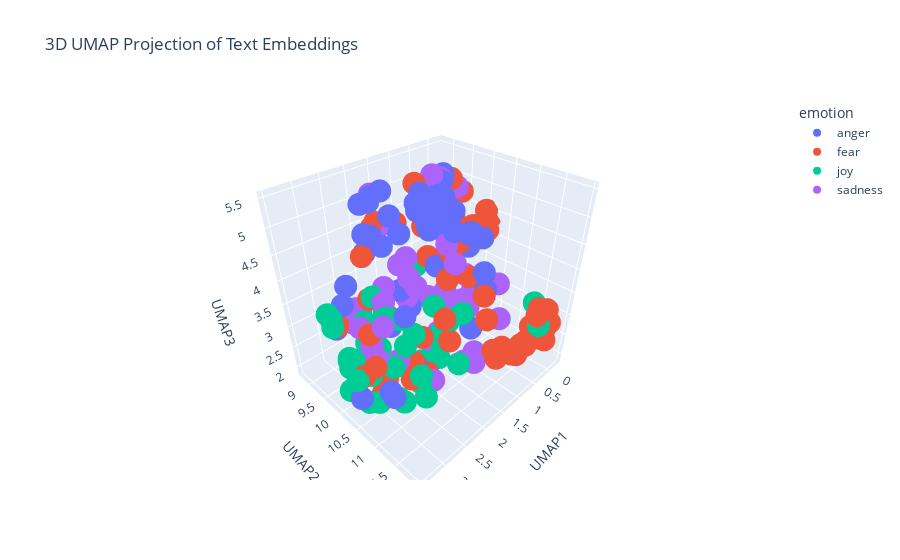

Notebook code cell kept with this figure:
### Markdown cell above
---
##### <a id='toc1_5_8_1_1_'></a>[**>>> Exercise 4 (Take home):**](#toc0_)

Apply UMAP to the same embeddings to reduce the dimensionality to 3D vectors and plot the 3D graph, discuss the differences and similarities with the 2D graph.

### Code cell
# Answer here
# UMAP 3D
reducer_3d = umap.UMAP(n_components=3, metric='cosine', random_state=28)
embedding_3d = reducer_3d.fit_transform(X_embeddings)

# DataFrame cho plot
df_plot_3d = pd.DataFrame(embedding_3d, columns=['UMAP1', 'UMAP2', 'UMAP3'])
df_plot_3d['emotion'] = combined_df['emotion']
df_plot_3d['intensity'] = combined_df['intensity']
df_plot_3d['text'] = combined_df['text']

# 3D scatter plot
fig_3d = px.scatter_3d(
    df_plot_3d,
    x='UMAP1',
    y='UMAP2',
    z='UMAP3',
    color='emotion',
    hover_data=['text', 'intensity'],
    title='3D UMAP Projection of Text Embeddings'
)
fig_3d.show()

### Figure 1 — Plotly figure (JSON) as saved in the notebook; plotly's stock layout.template omitted (floating-point values rounded to 4 significant figures)
{"data": [{"customdata": [["@rabpeel snap, seems to be a problem here", 0.375], ["@LynneGarrison yeah, I've only seen that floated online as a theory, it was probably made up by a bitter stan. I ignore pets v vets crap too", 0.562], ["im on holiday for the next round, fuming!", 0.562], ["😳The intensity that @sydneyswans play at is extraordinary #relentless #AFLCatsSwans #AFLFinals 🏉👏🏿", 0.292], ["When you forget to mention you were bought dreamboys tickets 🙄😂 ", 0.354], ["It's weird because I was discussing sex resentment and confusion in the thing I was writing last night.", 0.438], ["I was going to say that Rooney is a shadow of his former self but I don't want to offend any shadows. #NTFCvMUFC", 0.396], ["@BigBrother__USA she is just jealous and a cry baby! #bitter #gladsheisgone #crybaby", 0.571], ["I forgot about this nice area down here with the fiery hearths", 0.25], ["I believe women are more fiery because once a month they go through struggle and struggle is what develops a strong character.", 0.417], ["So angry I wanna cry😢😢😢", 0.75], ["@RealBD_ @ReyesAverie 47 unarmed blacks killed by white cops in 2015. That many die every month in Chicago wheres the #outrage", 0.646], ["follow my girl tiff she only got 3 followers💖💘💖💘💘 @00tiffanyr", 0.188], ["my momma irritate me asking all these questions like gone 😤", 0.417], ["So Rangers v Celtic ll ", 0.229], ["I don't mean to offend anyone, but 93.7 literally blames everything on white people. In some cases it's true, but a lot of times, it's not", 0.458], ["Making my buddy cry !! Bitch wait for revenge 🤗👌🏻", 0.812], ["Worst juror ever? Michelle. You were Nicole's biggest threat. #bitter #bb18", 0.729], ["@ToddDoug @Ziggomattic Yeah, this actually supports why I tweeted in this thread initially. Because of the article's righteous indignation.", 0.396], ["never #make a decision when you are .. #angry &gt;_&lt; .... and never make a #promis when you are #happy :) :*", 0.521], ["@voguemagazine, did you not learn from @FreePeople 's viral insult to ballet? Stop trying to wrongfully stick models into pointe shoes 🙄", 0.479], ["Still can't log into my fucking Snapchat #Snapchat ", 0.771], ["@donna_bellav @SoniaRayS @gig_aholic He looks especially lovely. Sadly, I do not *removes potentially indignant Mr D from convo*", 0.417], ["Ever put your fist through your laptops screen? If so its time for a new one lmao #rage #anger #hp", 0.646], ["im so mad about power rangers. im incensed. im furious.", 0.667], ["That is at least the 3rd time the balls been burst in our games", 0.375], ["Absolutely raging at the changes to CAS, what a joke", 0.604], ["@serendipity127_ @zombiecalorie @Angel_Eyes66 I'm sensing a theme here tho lol #angry", 0.542], ["I've been wanting salty fries from McDonald's since yesterday and I'm burning my fingers eating them bc these shits 🔥🔥🔥", 0.396], ["I don't even #feel #anger anymore can't explain it .. #Tulsa #Charlotte #Trayvon #SandraBland #Philando #Ferguson #BatonRouge #MichaelBrown", 0.479], ["#india will take #revenge  by making 3 new movies like #phantom and they will be like #ghus_k_maren_ge this is how indian army take revenge", 0.5], ["@thomeagle Just to help maintain and boost our status as a world class centre for education, culture and tolerance. #outrage", 0.438], ["@RealJeffsdomain Wolfpack theme and trons and sting wore the wolf shirt", 0.312], ["Bes! You don't just tell a true blooded hoopjunkie to switch a f*c@n' team that juz destroyed your own team. You juz don't! #insult", 0.891], ["I get so angry at people that don't know that you don't have a stop sign on Francis and you do at Foster #road #rage", 0.688], ["Yet we still have deaths, road rage, &amp; violations on the road, despite a widely accepted concept of 'personal accountability' while driving", 0.521], ["@sebbyD27850 both are nonsensical. If there's injustice against blacks, why add to it by destroying black property. It's misdirected anger", 0.69], ["@tamriiel I was talking about further in the expansion, with more gear - fury always does well towards the end", 0.441], ["@DJ_JeanFranko growl!!!", 0.5], ["@Yoshi_OnoChin can you please not have Canadian players play US players, that lag  is atrocious. #fixthisgame #trash #sfvrefund ", 0.646], ["@ZubairSabirPTI  pls dont insult the word 'Molna'", 0.479], ["Sorry guys I have absolutely no idea what time i'll be on cam tomorrow but will keep you posted. #fuming", 0.417], ["Lol little things like that make me so angry x", 0.604], ["[ @HedgehogDylan ] *she would frown a bit, folding her arms* 'why is it that every time I'm in need of assistance someone expects a lil **", 0.5], ["@komal_sidhnani true...\\nThey r burning with other's pleasure!\\nPpl in true love happiness everywhere _😃", 0.312], ["For the first time in my madden career I just set up a farm account. Should make MOTM much easier", 0.271], ["Sometimes I get mad over something so minuscule I try to ruin somebodies life not like lose your job like get you into federal prison #anger", 0.646], ["Anger, resentment, and hatred are the destroyer of your fortune today.", 0.396]], "hovertemplate": "emotion=anger<br>UMAP1=%{x}<br>UMAP2=%{y}<br>UMAP3=%{z}<br>text=%{customdata[0]}<br>intensity=%{customdata[1]}<extra></extra>", "legendgroup": "anger", "marker": {"color": "#636efa", "symbol": "circle"}, "mode": "markers", "name": "anger", "scene": "scene", "showlegend": true, "type": "scatter3d", "x": [1.798, 0.9804, 1.02, 3.086, 2.56, 1.084, 0.383, 0.6325, 3.17, 3.147, 1.371, 2.036, 2.01, 1.358, 0.6432, 2.013, 1.298, 0.5688, 2.158, 1.695, 0.08939, 0.4761, 2.303, 1.55, 1.197, 1.175, 0.9413, 2.094, 1.051, 1.851, 1.45, 2.085, 2.882, 1.125, 1.72, 1.958, 1.996, 2.263, 2.942, 0.3512, 2.106, 0.7506, 1.62, 1.126, 3.47, 1.446, 1.584, 1.474], "y": [9.698, 9.84, 10.13, 9.463, 10.7, 11.13, 9.418, 9.247, 11.0, 11.06, 10.38, 9.02, 10.31, 10.61, 9.631, 9.241, 9.845, 9.328, 9.418, 10.43, 9.873, 10.51, 10.0, 10.49, 10.22, 9.838, 10.22, 10.09, 10.71, 9.377, 9.83, 9.114, 9.613, 9.568, 10.09, 9.704, 9.277, 9.846, 9.523, 10.13, 9.119, 10.82, 10.44, 10.89, 10.61, 9.579, 10.45, 10.26], "z": [3.447, 3.681, 4.75, 3.141, 3.819, 3.809, 5.228, 4.206, 2.8, 2.698, 5.217, 5.026, 2.136, 4.848, 5.22, 5.133, 5.053, 4.135, 4.616, 5.196, 3.764, 4.35, 3.059, 5.147, 5.266, 4.518, 4.94, 4.888, 4.702, 5.32, 4.976, 4.499, 4.031, 5.119, 5.293, 5.02, 5.233, 4.63, 3.618, 4.273, 4.128, 3.871, 5.149, 2.851, 2.574, 2.82, 5.495, 5.378]}, {"customdata": [["I get so nervous even thinking about talking to ****** I wanna die", 0.979], ["@NativeApprops @SBShear @HuffingtonPost Shew. That was ", 0.188], ["#Aleppo city is burning. The head of #terrorism #Assad regime &amp; #Russia are bombarding the city right now with #whitephosphrus #bombs !", 0.729], ["Don't #worry if you're not the best , if you are doing something you #love , you're heading in right direction ...", 0.104], ["@EurekaForbes U got to b kidding me. Anu from your firm responded  when I sent the contact details. #terrible #customerexperience", 0.521], [".@Tolumanda love it! so true. As @Deedeey_ taught me, fear can be an illusion. #coaching #fear #courage", 0.354], ["Some questions you get on Twitter make you want to despair. We've been so battered. We complain but aren't convinced things could be better.", 0.66], ["@ltsukis im love you, even if you bully me sadly", 0.354], ["Tomorrow is going to be a challenge, I have to talk at a freshers fair to STRANGERS 😁and pick up my new flat keys #anxiety", 0.7], ["So not pumped for this interview ", 0.625], ["And I would advise that everyone wait to watch @KevinCanWaitCBS ,or actually don't wait, just don't even watch it because it is #awful", 0.229], ["@JogglingDroid @BrancoCarmine @Otto_English yeah, #UK was quite the #bully", 0.536], ["Omg he kissed her🙈  #w", 0.062], ["@komaebun He just has that way of thinking, he wants absolute hope born from absolute despair.", 0.583], ["Didn't concede yet but having a nightmare at the back #MUFC", 0.625], ["@cstonehoops Gonzaga not listed in the article but at 65/1 they have tremendous value, they are top10 team for sure, got everything you want", 0.271], ["@Montel_Williams If this ban goes through, it will harm so many people, disabled veterans, people who have #chronicpain,  #iamkratom", 0.685], ["I dread math 😴", 0.771], ["Going to get myself a copy of @StephenKing's CUJO for an upcoming project that I can't talk about just yet. #horror #amwriting", 0.5], ["Rojo is shocking.......absolutely shocking !!!", 0.625], ["@kevinrouth Now that's what I call a gameface! #gameface  #intimidate", 0.458], ["#Trump is #afraid of the big, bad #Hillary. #election #PresidentialDebate #PresidentialElection2016 #orangehitler #skip #hide #coward ", 0.5], ["Every year I go to universal studios to horror nights as a 3rd wheel lol 😊😂", 0.25], ["@RealMichaelKay Annoys me to about the Ortiz tribute too, how would the Oriole fans and organization feel if Yanks did that to them? ", 0.333], ["6. 5 minutes to perform and I'm #nervous I wish these noises would stop #handicapped #annoyed", 0.875], ["It's simple I get after two shots of espresso 'Grande, decaf, 130 degrees soy americano with extra foam' #barista ", 0.125], ["Got to be up in 4 hours to go back to work #cantsleep #excited #nervous", 0.7], ["I lost my blinders .... #panic", 0.975], ["Jorge deserves it, honestly. He's weak. #revolting #90dayfiance", 0.229], ["Bloody hell Pam, calm yourself down. But could have sworn something black &amp; hairy just ran across the carpet, #perilsoflivingalone #nervous", 0.729], ["Just feel awkward that I'm being timid to everyone.", 0.646], ["@CBCNews Canada should be a driving force of democracy freedom rights - instead we help #dictator #misogyny #Sharia #Islam #terror #polygamy", 0.521], ["my alarm clock was ringing this morning n my flatmate knocked on my door and asked if i set anything on fire or if i'm burning alive :) :):)", 0.417], ["Everyday gay panic is STUNNING: I drew 1 guy's att'n to it when he blocked up a toilet stall's cracks w/paper towels. TOTAL INCOMPREHENSION.", 0.562], ["Just had a massive argument with my alarm today... I didn't want to get up. I don't know how we're going to fix this by tomorrow morning 😕", 0.667], ["@LakersTakeover it ain't that serious. #HOUvsNE #awful #igotbetterthingstodotonightthandie", 0.466], ["Don't let fear hold you back from being who you want to be. Use it's power to push you towards your goals. No more fear, just action. #fear", 0.292], ["My view of the human being is as a dynamic expression of the Cosmos we exist within #humanism ", 0.271], ["My mind always seems to work its best at night ", 0.188], ["Season 3 of penny dreadful is on Netflix...well my afternoon is filled", 0.375], ["@Delta stuck on runway after being diverted to Fargo. Continuously told just 10 more mins for the past 4 hours. No food/water offered ", 0.521], ["@TiganVarcolac &lt; feel this precious pleasure. 'Harder..' He whispered almost breathless and his index finger stroked along his waistband &gt;", 0.312], ["Did you know I specialise in #anxiety  and #panic attacks? Get in touch for all of my solutions for you. #Coventry", 0.396], ["#start ur day wit a smile\\n#buviobby", 0.167], ["@WunderlistHelp are you guys still down? When can we go up? ", 0.312], ["I want to slide into the dms but im too fucking shy #shy", 0.667], ["If you get called #shy this means you are #considered.Turn those #negatives to #positives Quote #MarnieMcCormack from @jpmorgan #womenintech", 0.5], ["2,034 words today #amwriting #horror #novel 42,080 'Magnitude' total so far. 25Kish to go.", 0.351], ["That old lady is cray cray #scared #BellaIsSoCute  #Empire", 0.5], ["#BB18 Michelle crying  again #shocking #bitter He's  just not that into you 😢#TeamNicole", 0.521], ["The radio just told me Lady GaGa is going country, which is like if the Beatles decided to do opera singing for their final albums #awful", 0.375], ["@CesarSampao @thisisbolton don't get me started on town centre. Used to go every week.... not been for 18 months #horrible", 0.479], ["So about 18mths ago i signed up to @Lumo_Energy for their @VirginAustralia / Velocity FF deal. 18 months in still no FF points #shocking", 0.479], ["Another fun fact: i am afraid", 0.667], ["@madhav_pastey moral of the story, never check mails in the night. PS. Most notices have nothing much to worry about. @ashwinikn", 0.354], ["@SAHARTHERAPPER I unfollowed without hesitation &lt;3", 0.229], ["T5ylw ansh a79l shy 7lw mn wayed nas fe whatsapp", 0.271], ["Staff on @ryainair FR1005. Asked for info and told to look online. You get what you pay for. #Ryanair @STN_Airport #Compensation #awful", 0.271], ["@JeffersonLake speaking of ex cobblers, saw Ricky Holmes at Charlton last week.. tracking back &amp; defending... I dread seeing Gorre on ball..", 0.417], ["I have been seeing terrible terrible prescriptions this week. What's going on?", 0.438], ["⊰ @FrameOfAnAngel ⊱ \\n\\n+ Of them. I'm here for answers, and if I scare her to death, there won't be answers for me. \\n\\nSo instead, I just +", 0.583], ["So about 18mths ago i signed up to @Lumo_Energy for their @VirginAustralia / Velocity FF deal. 18 months in still no FF points ", 0.271], ["Hillary Clinton looked the other way to the Saudi war on women and their terror financing because they bought her off.", 0.479], ["@All4 is the android app it designed to be buggy and work sporadically on a fire TV box? #shocking", 0.52]], "hovertemplate": "emotion=fear<br>UMAP1=%{x}<br>UMAP2=%{y}<br>UMAP3=%{z}<br>text=%{customdata[0]}<br>intensity=%{customdata[1]}<extra></extra>", "legendgroup": "fear", "marker": {"color": "#EF553B", "symbol": "circle"}, "mode": "markers", "name": "fear", "scene": "scene", "showlegend": true, "type": "scatter3d", "x": [-0.0609, 2.538, 1.608, 1.941, 0.02138, 0.711, 1.014, 1.872, 0.1088, -0.01796, 0.3279, 2.356, 3.139, 2.547, 0.2755, 1.923, 0.4163, 0.06849, 1.397, 0.0987, 3.091, 1.068, 2.448, 1.091, 0.04926, 2.591, 0.2203, 0.422, 0.484, 0.5413, 0.009842, 1.75, 2.091, 0.4069, 1.281, 0.9982, 0.4648, 2.793, 0.9935, 1.857, -0.08104, 3.214, 0.2161, 3.243, 0.7467, -0.1081, 0.2884, 1.265, 0.7057, 0.6848, 0.5558, 0.4417, -0.1962, 0.1884, 0.7737, 2.078, 0.04421, -0.1542, 0.3074, 0.9436, 1.139, -0.2409, 1.669, -0.192], "y": [11.74, 9.744, 8.764, 10.53, 9.893, 11.57, 10.17, 10.5, 11.79, 11.65, 9.856, 9.393, 10.52, 10.11, 9.527, 9.48, 9.536, 11.63, 11.63, 9.654, 9.54, 8.794, 10.97, 9.39, 11.79, 10.86, 11.97, 11.81, 9.155, 11.78, 11.61, 8.828, 11.13, 11.83, 11.26, 9.627, 11.59, 10.27, 11.14, 11.03, 10.19, 10.7, 11.74, 10.41, 10.48, 11.51, 11.41, 11.71, 11.82, 9.17, 9.78, 9.768, 10.03, 11.91, 11.31, 10.35, 11.44, 10.08, 9.489, 10.19, 11.52, 10.09, 8.748, 10.04], "z": [2.625, 3.656, 4.461, 1.885, 4.207, 2.371, 3.545, 1.936, 2.898, 3.053, 3.955, 4.283, 3.683, 2.0, 5.139, 2.77, 3.348, 2.858, 2.952, 4.871, 3.259, 4.246, 3.49, 5.238, 3.186, 2.562, 3.086, 3.265, 4.483, 3.07, 2.36, 4.286, 3.742, 3.417, 3.852, 3.806, 2.457, 1.906, 3.115, 3.08, 4.184, 3.168, 2.768, 2.777, 3.622, 2.259, 1.965, 2.99, 2.839, 4.17, 3.79, 4.503, 4.333, 2.608, 2.185, 2.244, 2.078, 4.182, 5.115, 4.08, 2.521, 4.361, 4.325, 4.51]}, {"customdata": [["@_stfukohle it's ok champ you'll make it I'm cheering you on from a far", 0.6], ["I #rejoice in following your statutes as one rejoices in great riches. -Psalm 119:14 #TheBible", 0.434], ["Watch this amazing live.ly broadcast by @izzybuzy365 #lively #musically", 0.51], ["Loved @Bethenny independence msg on @WendyWilliams, be happy &amp; fulfilled within yourself &amp; positivity will flock to you  #independent", 0.583], ["Taguchi engineering fashionable hale and hearty little game optimization: MqnAOcU", 0.462], ["Trying to loveee somebody, just wanna love somebody right now, guess there's just no pleasing me", 0.354], ["i bet dat dog eating name brand cheerios. cant relate. i eat cheery O's", 0.312], ["@philjame5 @spoke_bros wow! that looks bright", 0.438], ["Tonight my top delight was a Skein of Geese flying about 1 foot above me as I swam in #Windermere. Breeze dropped &amp; it became like glass.", 0.544], ["I love when my dog is playful, but he really just scratched my face while flailing his paws in excitement and almost tore my nose ring out", 0.333], ["Knowing how to cook is invaluable, what's even better is that even in a 400 sq ft place, I have wide and hearty homestyle egg noodles.", 0.562], ["second day on the job and i already got a 45 dollar tip from a dude whose was constantly twitching his eye LOLOLOL ", 0.812], ["@gatewaypundit Mostly animated audience I'd bet...green sceen folk...the ones that don't need air..!", 0.34], ["Time to go hit up the library - I have a lovely PILE of book reservations to collect this morning... #glee #books #reading", 0.66], ["At the regular cheerfulness of any emotion, her own supper, and to give the ladies were soon as they have been entirely at", 0.38], ["A good thing about being sick is that coughing is like an ab workout. Maybe my abs will be more defined by the time I'm better 😂😅 ", 0.44], ["#Arts create richness &amp; liveliness in our society, continues through educational &amp; social benefits, and only ends with the economic", 0.417], ["Only Geo is capable of cheering me up❤️❤️❤️", 0.604], ["@PriiiincesssE thanks for distracting me from my paper to watch this hilarious video 😂", 0.708], ["i mean i guess most of the mean ones are treated as like playful but i want to support yoosung without dating him ;___;", 0.32], ["@TiburonChamber plus a hearty pour of #yachtrock by #mustacheharbor !", 0.5], ["@TampaBayRay I cried with laughter.", 0.66], ["Positive #psychology research shows salespeople who score in the top 10% for #optimism have 88% &gt; sales than those in top 10% for pessimism.", 0.274], ["Happy birthday @iRidhiDogra keep smiling always.Wishing you a wonderful year ahead mam", 0.74], ["Watch this amazing live.ly broadcast by @ittzdevin  #musically", 0.483], ["342:147 And waxen in their mirth, and neeze, and swear\\nA merrier hour was never wasted there.--\\n#AMNDBots", 0.28], ["it's so breezy out today, i can't go to back to school night with bare legs like i've had all day", 0.25], ["#ThisIsUs has messed with my mind &amp; now I'm anticipating the next episode with #apprehension &amp; ! #isthereahelplineforthis", 0.4], ["The neighbor dancing in the Clayton Homes commercial is me. #hilarious", 0.64], ["second day on the job and i already got a 45 dollar tip from a dude whose was constantly twitching his eye LOLOLOL #cheering", 0.854], ["Sometimes I watch shitty tv to reinforce never giving up cuz if something is that fucking awful on tv, I still stand a chance. ", 0.075], ["@bradshawjp Sweet! #optimism", 0.56], ["I am always ready to .", 0.407], ["I was cheering for NA team. Now I just want this is over and Gaudreau comes back in one piece. It is getting way too risky", 0.192], ["Watch this amazing live.ly broadcast by @swagrman_fan #lively #musically", 0.481], ["@FlannelJedi This is why I drink and watch You're the Worst as a way to cheer myself up.", 0.292], ["Good #CX most often doesn't require all that much. #smile, #care, #relate and be #helpful. Thanks, Lakis Court Hotel in #cyprus", 0.583], ["@r0Ils ppl get triggered over u smiling they're irrelevant", 0.17], ["TheNiceBot: IndyMN I thought the holidays could not get any more cheerful, and then I met you. #TheNiceBot #الخفجي", 0.769], ["@hesham786 that's the spirit #optimism", 0.396], ["@Communism_Kills i get the subway melt and make sure it's only hearty italian bread... black olives are a must though", 0.38], ["@Geminiak @LondonNPC you're welcome! #wordgeek \\nAlso, good to put a face to the twitter feed, even if it was only a cheery hello! 😀", 0.646], ["I love my family so much #lucky #grateful #smartassfamily  #love", 0.936], ["@MichiganBromo Good optimism sir :)", 0.538], ["Be it a rainy day, be it cheerful sunshine, I am a Prussian, want nothing to be but a Prussian.:|", 0.245]], "hovertemplate": "emotion=joy<br>UMAP1=%{x}<br>UMAP2=%{y}<br>UMAP3=%{z}<br>text=%{customdata[0]}<br>intensity=%{customdata[1]}<extra></extra>", "legendgroup": "joy", "marker": {"color": "#00cc96", "symbol": "circle"}, "mode": "markers", "name": "joy", "scene": "scene", "showlegend": true, "type": "scatter3d", "x": [1.7, 3.144, 3.375, 3.045, 2.646, 1.396, 1.454, 2.61, 3.084, 1.25, 3.006, 2.536, 2.502, 1.979, 3.081, 2.005, 3.203, 2.74, 2.72, 1.437, 2.558, 2.621, 2.61, 3.466, 3.283, 3.14, 0.09963, 0.4578, 2.599, 2.513, 1.329, 2.769, 2.62, 1.201, 3.33, 1.726, 3.222, 3.456, 3.268, 2.535, 2.461, 3.142, 2.217, 2.385, 2.847], "y": [10.15, 10.63, 9.857, 9.905, 9.85, 10.38, 10.25, 9.642, 9.743, 10.43, 11.12, 10.88, 9.796, 11.36, 11.09, 11.14, 10.41, 10.56, 10.42, 10.37, 9.563, 10.25, 9.699, 10.29, 9.677, 10.46, 11.53, 11.89, 10.6, 10.63, 10.84, 9.652, 11.23, 9.496, 9.662, 10.68, 9.975, 10.52, 10.17, 9.769, 10.95, 9.823, 10.67, 9.742, 10.95], "z": [1.903, 2.233, 3.579, 2.248, 2.028, 2.366, 3.195, 2.627, 2.628, 2.811, 2.527, 3.547, 3.713, 2.848, 2.654, 3.695, 2.105, 2.738, 3.724, 1.96, 3.057, 3.674, 2.122, 2.519, 3.586, 2.759, 3.233, 3.105, 3.728, 3.132, 3.278, 2.332, 2.432, 3.629, 3.71, 2.952, 2.646, 2.918, 2.403, 2.013, 2.611, 2.664, 2.056, 2.418, 2.259]}, {"customdata": [["Life's too short to be frowning for so long", 0.396], ["A night where depression is winning... #depression #fml #help", 0.896], ["When will the weeks full of Mondays end?? #disheartened", 0.688], ["i wonder how a guy can broke his penis while having sex? #serious", 0.292], ["bad news fam, life is still hard and awful #depression #anxiety #atleastIhaveBuffy", 0.812], ["Marcus Roho is dreadful", 0.521], ["Patti seems so sad. She stamped and ran behind the sofa. We will have to give her plenty of love and affection...more than usual. #sad", 0.729], ["@megalvz literally was gloomy for an hour", 0.729], ["Band members wanted. Contact me #NewcastleGateshead #Sunderland #musicians #musicbusiness #musicislife #music #musically #band #blues #folk", 0.299], ["@theflabar It's a #foggy and #dark morning here - so #filter this time.  For #lighting purposes. :)", 0.458], ["@_noTORIEty lol senior year we would get early dismal for work study ,he was her boss and you know what happened next 🙃", 0.354], ["#Terencecutcher #Tulsa the man onthe helicopter said he looks like a bad dude, that is the problem, when they see black they see bad, #sad", 0.667], ["@SWP_Roads   How dull.", 0.521], ["@Janet_Reid Wonderful post! Novelists shouldn't be discouraged by rejection, but they usually are because their work is so personal.", 0.438], ["Once I have sent a pitch to a brand I close all tabs relevant to them instantly. Thats the kind of detachment I create for myself. #serious", 0.562], ["For a team as big as Bayern and the they like to play football, their pitch is fucking dreadful. Certainly no Emirates pitch anyway.", 0.542], ["@NewYorker @donlemon Trump presidency-a dark age for the USA and the world. He would most definitely take us to war. Short &amp; Long term pain", 0.604], ["@JUSTICESLUT420 sadly this sort of poster died by the 90s afaik", 0.669], ["Thought I had a pretty solid GPA as a kin major and now that I look at the average for dpt programs I feel even more discouraged 😪", 0.812], ["The 2nd step to beating #anxiety or #depression is realising that it's not about waiting for ...., Take action yourself now.", 0.495], ["@cburt43 turn that frown upside down", 0.27], ["#Jazz - the #blues is the roots, the rest is the fruits", 0.25], ["Hopefully next time we play a L1 team, 1 of the players scores, takes his shirt off &amp;jumps into away end purely to wind up the joyless cunts", 0.396], ["@LazyBoiSam blues... blues? 🤔", 0.438], ["@KatelynKolsrud thanks mucho kate💕 #sober", 0.208], ["The new lock sound is grim", 0.562], ["LOL! @TheFrankJLopes was just awarded the “F” bomb trophy on #AutoDealerLive, @RealMatKoenig :) #serious", 0.321], ["tones - \\n: 1/2 of my favourite chris pine stans. i love tones more than anything, mt sweet summer child i will attack anyone who hurts her", 0.271], ["@FantasyGuruSite I knew you were going to do that. I would definitely buy if I didn't live in Texas where you can't play DFS. ... so depress", 0.583], ["@delhi_lawyer @BhagwanUvach @ShivAroor sad . This is not film story. Who knows could be ploy to escalate tension. Unverified report no hype", 0.438], ["Snores on TL. Boredom sunk in.", 0.333], ["For those of you who I have footage of but didn’t make it into this mix—don’t get discouraged! I ran out of room on the beat this week.", 0.312], ["People want me to go pine ridge, little wound or Oelrichs. Starting to think about transferring but I wanna stay at cloud. Decisions man.", 0.396], ["@BluesfestByron second artist announcement looking good #bluesfest2017  #Music #byronbay", 0.229], ["@JohnRMoffitt This is the most grim piece of laughter I was stricken with all day.", 0.604], ["HATE that there's ads for #depression &amp; #mentalhealth #meds. That's ONLY something your doctor can determine. Everyone is different. #ssri", 0.46], ["A3: But chronic sadness may mean there are underlying issues than getting sad occassionally over a particular issue (2/2) #mhchat", 0.562], ["Soooo badly want to dye my hair dark but have never been dark before soooo torn 😭😭😭", 0.5], ["@CovinoandRich just heard back2back,  guess that's why they call it the blues &amp; she's got the look, but I can only sing tickle sacks version", 0.375], ["Don't be disheartened if you didn't get the cards you wanted, it's not the end of the world......E-Eh...? Y-You want me to cheer you up?", 0.438], ["I can't WAIT to go to work tomorrow with a high as fuck fever. [sarcasm]\\nHopefully I'll feel better tomorrow.\\nBut I doubt it. #pessimism", 0.646], ["@FFBren @CDCarter13 included for maximum #sadness", 0.625], ["Wow just watched Me Before You and it was seriously one of the most depressing movies of my life", 0.667]], "hovertemplate": "emotion=sadness<br>UMAP1=%{x}<br>UMAP2=%{y}<br>UMAP3=%{z}<br>text=%{customdata[0]}<br>intensity=%{customdata[1]}<extra></extra>", "legendgroup": "sadness", "marker": {"color": "#ab63fa", "symbol": "circle"}, "mode": "markers", "name": "sadness", "scene": "scene", "showlegend": true, "type": "scatter3d", "x": [2.939, 0.6187, 0.6988, 1.67, 0.4029, 0.181, 0.9624, 2.894, 2.367, 2.419, 2.941, 1.884, 1.715, 1.396, 1.36, 0.569, 1.429, 2.077, 0.5346, 0.3616, 2.839, 2.429, 0.7339, 2.272, 2.386, 1.104, 2.219, 1.969, 1.08, 1.59, 1.765, 1.151, 0.7829, 2.497, 2.59, 0.3282, 0.7618, -0.2273, 2.461, 1.495, 0.6377, 1.55, 0.4077], "y": [10.38, 10.52, 10.28, 10.93, 10.54, 9.597, 10.16, 9.909, 8.957, 9.747, 10.62, 9.136, 9.868, 10.99, 11.2, 9.519, 8.752, 9.585, 10.31, 10.97, 10.11, 9.026, 9.475, 9.058, 10.28, 10.22, 10.38, 10.76, 9.712, 9.456, 10.11, 10.08, 10.74, 9.067, 10.22, 10.02, 9.878, 11.62, 9.182, 10.24, 11.06, 9.61, 10.3], "z": [2.949, 3.118, 2.966, 4.517, 3.125, 4.97, 2.723, 3.318, 2.709, 2.944, 3.784, 5.203, 3.761, 2.263, 2.345, 5.233, 4.295, 3.595, 2.704, 2.688, 3.0, 2.649, 5.318, 2.862, 2.471, 4.356, 4.627, 1.998, 2.947, 3.805, 3.713, 2.281, 1.927, 2.714, 3.864, 3.27, 3.01, 2.531, 3.101, 2.005, 3.694, 3.113, 3.128]}], "layout": {"legend": {"title": {"text": "emotion"}, "tracegroupgap": 0}, "scene": {"domain": {"x": [0, 1], "y": [0, 1]}, "xaxis": {"title": {"text": "UMAP1"}}, "yaxis": {"title": {"text": "UMAP2"}}, "zaxis": {"title": {"text": "UMAP3"}}}, "title": {"text": "3D UMAP Projection of Text Embeddings"}}}
